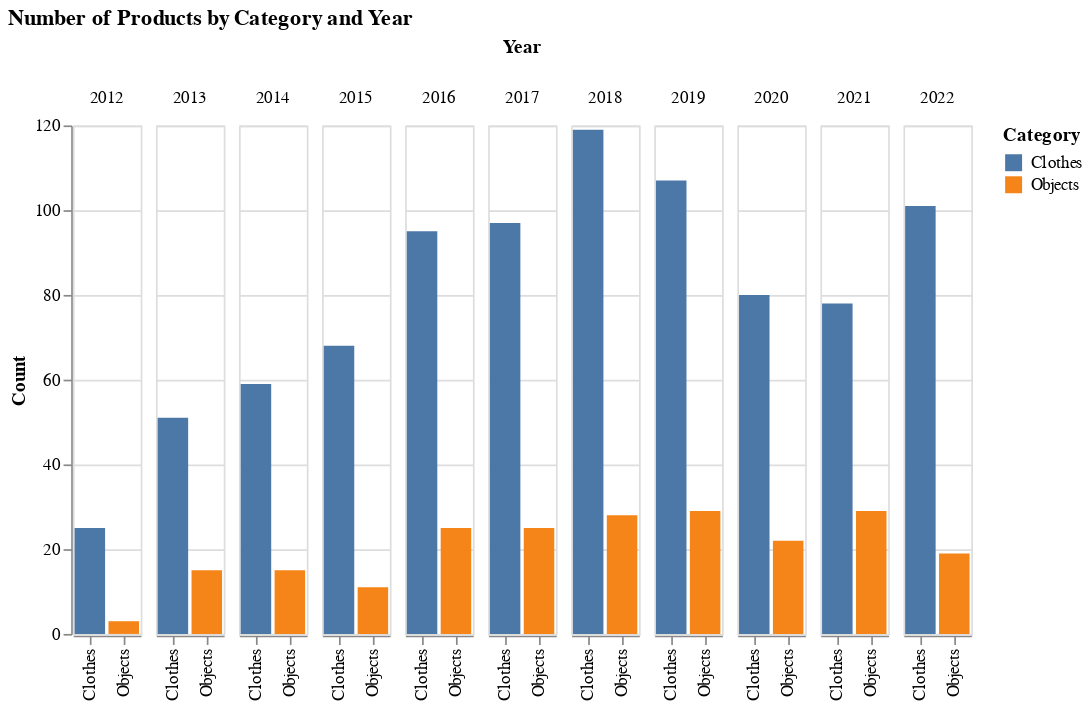

The notebook cell saved with this chart:
### Markdown cell above
## Products by category: the fading layers

To get some more detail on the story, we will look at products and drops, broken down into finer-grained categories, starting with the **products by category**.

Here, we see that the number of clothes products released by Outlier is back to the pre-pandemic levels.

### Code cell
tdf = all_products_df.groupby(['Category', 'Year']).count()['Release'].reset_index()
# tdf = ytd_df.groupby(['Category', 'Year']).count()['Release'].reset_index()
tdf.columns = ['Category', 'Year', 'Count']
alt.Chart(tdf, width=40).mark_bar().encode(
    x=alt.X('Category:N', sort=kind_sort_order, title=None),
    y='Count:Q',
    color=alt.Color('Category:N', sort=kind_sort_order),
    column='Year:O',
    tooltip=['Count', ]
).configure_facet(spacing=7).properties(title=f"Number of Products by Category and Year")

### Figure 1 — Vega-Lite specification as saved in the notebook (floating-point values rounded to 4 significant figures)
{"$schema": "https://vega.github.io/schema/vega-lite/v4.17.0.json", "config": {"facet": {"spacing": 7}, "view": {"continuousHeight": 300, "continuousWidth": 400}}, "data": {"name": "data-20c823ac1aa8075eec5b5309784d7573"}, "datasets": {"data-20c823ac1aa8075eec5b5309784d7573": [{"Category": "Clothes", "Count": 25, "Year": 2012}, {"Category": "Clothes", "Count": 51, "Year": 2013}, {"Category": "Clothes", "Count": 59, "Year": 2014}, {"Category": "Clothes", "Count": 68, "Year": 2015}, {"Category": "Clothes", "Count": 95, "Year": 2016}, {"Category": "Clothes", "Count": 97, "Year": 2017}, {"Category": "Clothes", "Count": 119, "Year": 2018}, {"Category": "Clothes", "Count": 107, "Year": 2019}, {"Category": "Clothes", "Count": 80, "Year": 2020}, {"Category": "Clothes", "Count": 78, "Year": 2021}, {"Category": "Clothes", "Count": 101, "Year": 2022}, {"Category": "Objects", "Count": 3, "Year": 2012}, {"Category": "Objects", "Count": 15, "Year": 2013}, {"Category": "Objects", "Count": 15, "Year": 2014}, {"Category": "Objects", "Count": 11, "Year": 2015}, {"Category": "Objects", "Count": 25, "Year": 2016}, {"Category": "Objects", "Count": 25, "Year": 2017}, {"Category": "Objects", "Count": 28, "Year": 2018}, {"Category": "Objects", "Count": 29, "Year": 2019}, {"Category": "Objects", "Count": 22, "Year": 2020}, {"Category": "Objects", "Count": 29, "Year": 2021}, {"Category": "Objects", "Count": 19, "Year": 2022}]}, "encoding": {"color": {"field": "Category", "sort": ["Bottom", "Top", "Layer"], "type": "nominal"}, "column": {"field": "Year", "type": "ordinal"}, "tooltip": [{"field": "Count", "type": "quantitative"}], "x": {"field": "Category", "sort": ["Bottom", "Top", "Layer"], "title": null, "type": "nominal"}, "y": {"field": "Count", "type": "quantitative"}}, "mark": "bar", "title": "Number of Products by Category and Year", "width": 40}
